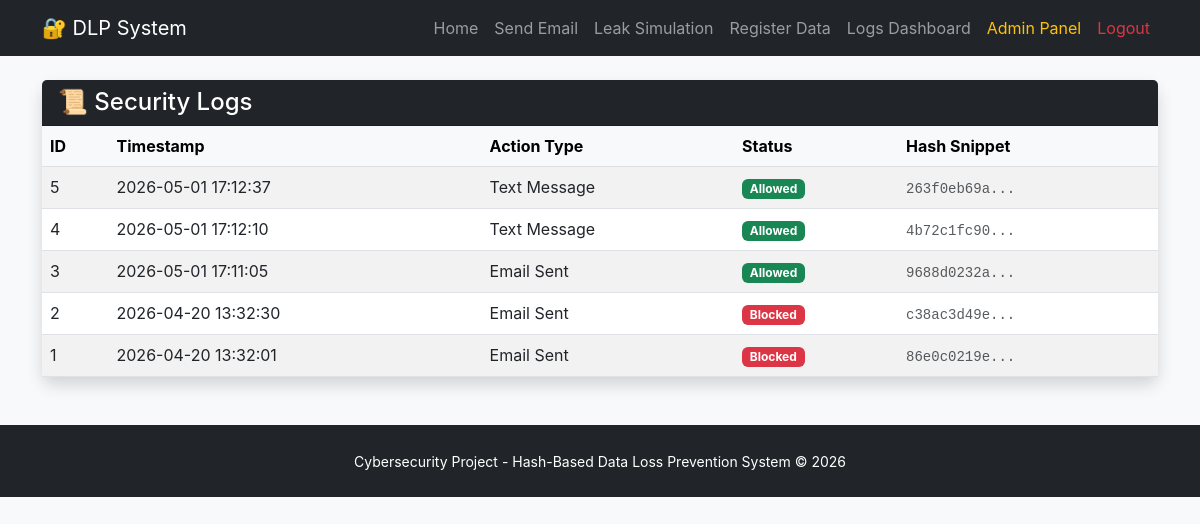
The app's page /logs (signed in) with its own data.
### tables this page shows
CREATE TABLE logs (
                id INTEGER PRIMARY KEY AUTOINCREMENT,
                timestamp TIMESTAMP DEFAULT CURRENT_TIMESTAMP,
                action_type TEXT NOT NULL,
                status TEXT NOT NULL,
                hash_checked TEXT NOT NULL
            );

### app.py (the view)
@app.route('/logs')
@login_required
@admin_required
def logs():
    conn = get_db_connection()
    logs = conn.execute('SELECT * FROM logs ORDER BY timestamp DESC').fetchall()
    conn.close()
    return render_template('logs.html', logs=logs)

### app.py (called while the page is built)
def get_db_connection():
    conn = sqlite3.connect(DATABASE)
    conn.row_factory = sqlite3.Row
    return conn

def login_required(f):
    @wraps(f)
    def decorated_function(*args, **kwargs):
        if 'logged_in' not in session:
            flash('Please log in to view this page.', 'warning')
            return redirect(url_for('login'))
        return f(*args, **kwargs)
    return decorated_function

def admin_required(f):
    @wraps(f)
    def decorated_function(*args, **kwargs):
        if not session.get('is_admin'):
            flash('Admin access is required to view this page.', 'danger')
            return redirect(url_for('index'))
        return f(*args, **kwargs)
    return decorated_function

### templates/logs.html
{% extends 'base.html' %}
{% block content %}
<div class="row">
    <div class="col-12">
        <div class="card shadow">
            <div class="card-header bg-dark text-white d-flex justify-content-between align-items-center">
                <h4 class="mb-0">📜 Security Logs</h4>
            </div>
            <div class="card-body p-0">
                <div class="table-responsive">
                    <table class="table table-striped table-hover mb-0">
                        <thead class="table-light">
                            <tr>
                                <th>ID</th>
                                <th>Timestamp</th>
                                <th>Action Type</th>
                                <th>Status</th>
                                <th>Hash Snippet</th>
                            </tr>
                        </thead>
                        <tbody>
                            {% for log in logs %}
                            <tr>
                                <td>{{ log.id }}</td>
                                <td>{{ log.timestamp }}</td>
                                <td>{{ log.action_type }}</td>
                                <td>
                                    {% if log.status == 'Allowed' %}
                                        <span class="badge bg-success">{{ log.status }}</span>
                                    {% else %}
                                        <span class="badge bg-danger">{{ log.status }}</span>
                                    {% endif %}
                                </td>
                                <td><code class="text-muted">{{ log.hash_checked }}</code></td>
                            </tr>
                            {% else %}
                            <tr>
                                <td colspan="5" class="text-center py-4">No records found.</td>
                            </tr>
                            {% endfor %}
                        </tbody>
                    </table>
                </div>
            </div>
        </div>
    </div>
</div>
{% endblock %}

### templates/base.html (shortened to what this page needs)
<!DOCTYPE html>
<html lang="en">
<head>
    <link href="https://cdn.jsdelivr.net/npm/bootstrap@5.3.0/dist/css/bootstrap.min.css" rel="stylesheet">
    <link rel="stylesheet" href="{{ url_for('static', filename='css/style.css') }}">
</head>
<body class="bg-light">
    <nav class="navbar navbar-expand-lg navbar-dark bg-dark">
        <div class="container">
            <a class="navbar-brand" href="{{ url_for('index') }}">🔐 DLP System</a>
            <div class="collapse navbar-collapse" id="navbarNav">
                <ul class="navbar-nav ms-auto">
                    <li class="nav-item">
                        <a class="nav-link" href="{{ url_for('index') }}">Home</a>
                    </li>
                    {% if session.get('logged_in') %}
                    <li class="nav-item">
                        <a class="nav-link" href="{{ url_for('send_email') }}">Send Email</a>
                    </li>
                    <li class="nav-item">
                        <a class="nav-link" href="{{ url_for('simulate') }}">Leak Simulation</a>
                    </li>
                    {% if session.get('is_admin') %}
                    <li class="nav-item">
                        <a class="nav-link" href="{{ url_for('register') }}">Register Data</a>
                    </li>
                    <li class="nav-item">
                        <a class="nav-link" href="{{ url_for('logs') }}">Logs Dashboard</a>
                    </li>
                    <li class="nav-item">
                        <a class="nav-link text-warning" href="{{ url_for('admin') }}">Admin Panel</a>
                    </li>
                    {% endif %}
                    <li class="nav-item">
                        <a class="nav-link text-danger" href="{{ url_for('logout') }}">Logout</a>
                    </li>
                    {% endif %}
                </ul>
            </div>
        </div>
    </nav>
    <div class="container mt-4">
        {% block content %}{% endblock %}
    </div>
    <footer class="text-center mt-5 py-4 bg-dark text-white">
        <div class="container">
            <small>Cybersecurity Project - Hash-Based Data Loss Prevention System &copy; 2026</small>
        </div>
    </footer>
</body>
</html>

### static/css/style.css (style rules this page uses)
body { background-color: #f8f9fa; font-family: 'Inter', 'Segoe UI', Tahoma, Geneva, Verdana, sans-serif; }
.card { border-radius: 10px; border: none; }
.navbar-brand { transition: transform 0.3s ease; }

### records on screen
logs: id "5", timestamp "2026-05-01 17:12:37", action_type "Text Message", status "Allowed", hash_checked "263f0eb69a..."
logs: id "4", timestamp "2026-05-01 17:12:10", action_type "Text Message", status "Allowed", hash_checked "4b72c1fc90..."
logs: id "3", timestamp "2026-05-01 17:11:05", action_type "Email Sent", status "Allowed", hash_checked "9688d0232a..."
logs: id "2", timestamp "2026-04-20 13:32:30", action_type "Email Sent", status "Blocked", hash_checked "c38ac3d49e..."
logs: id "1", timestamp "2026-04-20 13:32:01", action_type "Email Sent", status "Blocked", hash_checked "86e0c0219e..."
